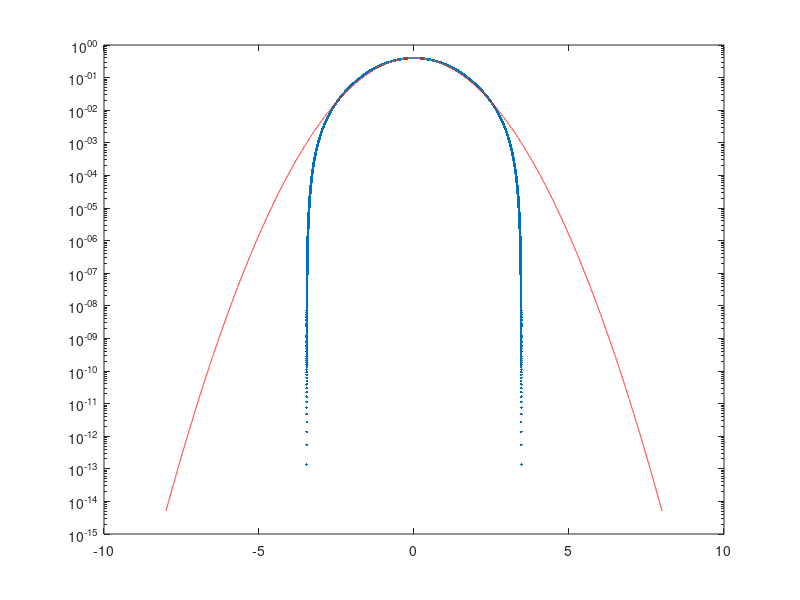
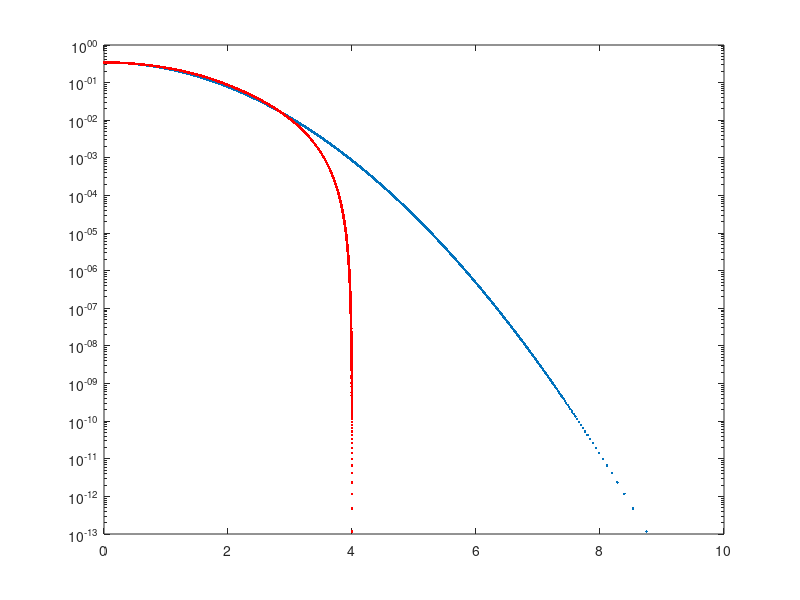
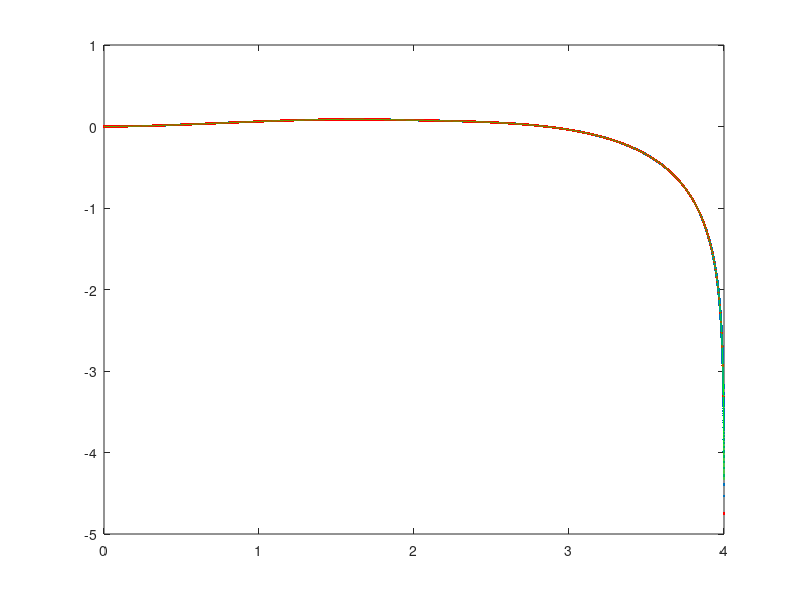
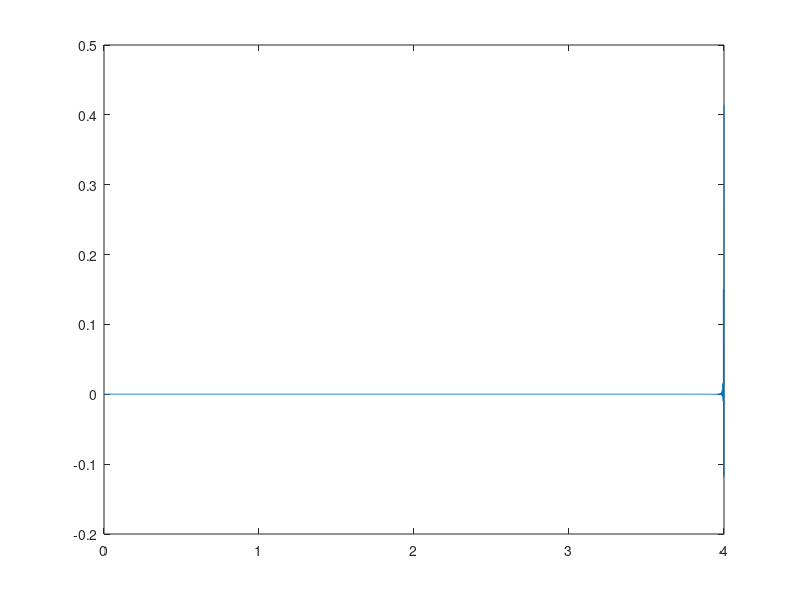

The MATLAB source for these figures, in order:
clear all;
close all;


sq_var4 = sqrt(4/3);
var4 = sq_var4^2;


t = -1:1/2^13:1;
t4_hr = -4:1/2^13:4;

updf = pdf('uniform',t,-1,1);

%Compute the PDF for n = 4 in high resolution
%High resolution PDF ensures more accuracy at the edges after convolution
pdf2 = conv(updf,updf);
pdf4_hr = conv(pdf2,pdf2);

% pdf4_hr = [pdf4_hr(1:end/2) pdf4_hr(end/2+1:end)];
% t4_hr = [t4_hr(1:end/2) t4_hr(end/2+1:end)] ;% / 1.036503531843320;


fac = t4_hr(2) - t4_hr(1)
%Compute Gaussian PDF
bins = -8:1/2^12:8;
% bins = [bins(1:end/2) bins(end/2+1:end)];

ref = pdf('Normal',bins,0,1);

pdf4_hr = pdf4_hr/max(pdf4_hr);


semilogy(t4_hr/sq_var4,pdf4_hr*max(ref),'.');hold;
semilogy(bins,ref,'r');


 
%Compute the Error in PDF_n4 by inverse gaussian equation (High Rate)
pdf4_hr_old = pdf4_hr; %Save t4_hr for future
t4_hr_old = t4_hr; %Save t4_hr for future
t4_hr = t4_hr(end/2+1:end); %Take only positive side
pdf4_hr = pdf4_hr(end/2+1:end)* max(ref)/sq_var4;%Take only positive side
 
xg4_hr = sqrt(-2 * var4 * log(sqrt(2*pi * var4) * pdf4_hr));
ref4_hr =  exp(-xg4_hr.^2/(2*var4))* (1/(sqrt(2* pi * var4)));
err_n4_hr = (t4_hr-xg4_hr);

figure;
semilogy(xg4_hr, ref4_hr,'.');hold;
semilogy(t4_hr, pdf4_hr,'r.');
%Shrink the sample sile of PDF_n4 (by a factor of 32) 
ls = length(pdf4_hr);
j = 1;
for i = 1:32:ls
        t4_lr(j) = t4_hr(i);
        err_n4_lr(j) = err_n4_hr(i);
        j= j+1;
end
t4_lr(j) = t4_hr(end);
err_n4_lr(j) = err_n4_hr(end);

for i = 1:32:ls
    j= i+31;
    p1 = polyfit(t4_hr(i:i+31), err_n4_hr(i:i+31), 1);
    err_n4_fit1(i:i+31) = polyval(p1, t4_hr(i:i+31));

    coeff_1st1(j/32) = p1(1);
	coeff_1st2(j/32) = p1(2);
 
end
 
figure; 
plot(t4_hr, err_n4_hr,'.');hold;
plot(t4_lr, err_n4_lr,'r.');
plot(t4_hr, err_n4_fit1,'g');

figure;
plot(t4_hr, (err_n4_fit1 - err_n4_hr));hold

coeff_1st = [coeff_1st1' coeff_1st2'];
save('coeff_1st.mat', 'coeff_1st');
save('pdf4_hr_old.mat', 'pdf4_hr_old');
% 
% 
% % Match_ref
